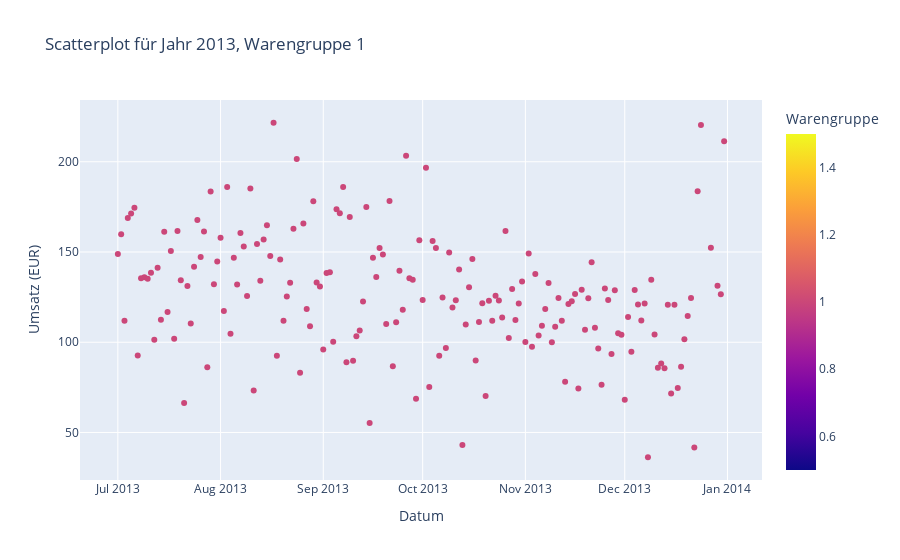
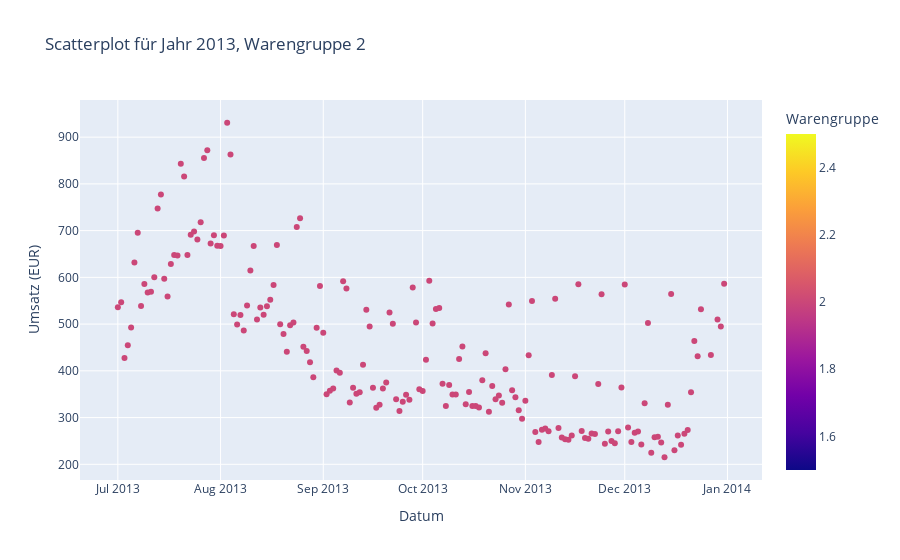
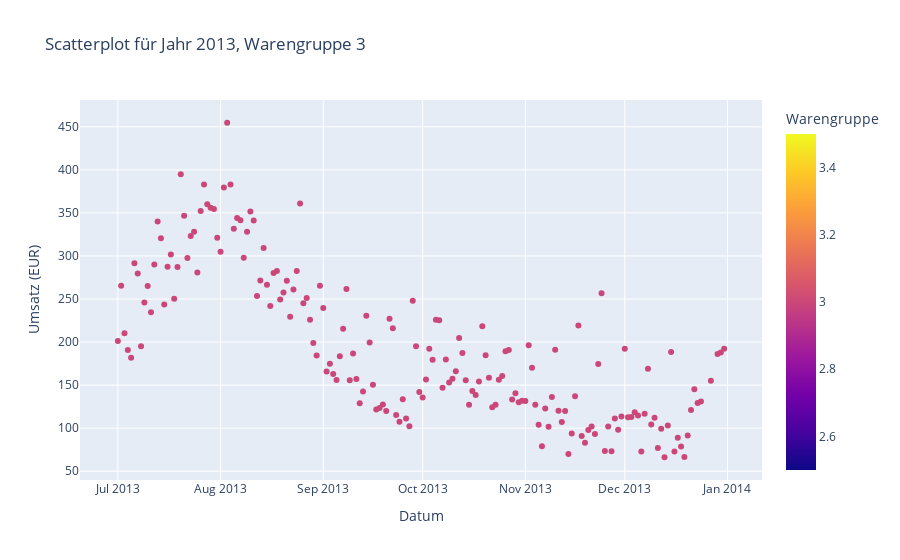
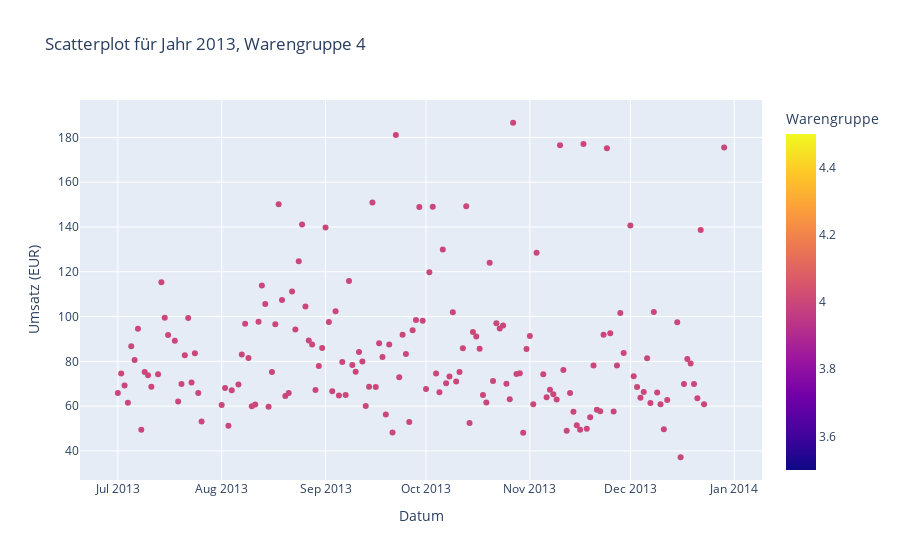

Notebook code cell kept with these figures, in order:
### Code cell
# Sicherstellen, dass die Datenspalte als datetime interpretiert wird
df["Datum"] = pd.to_datetime(df["Datum"])

# Jahr aus dem Datum extrahieren
df["Jahr"] = df["Datum"].dt.year

# Plots direkt im Jupyter Notebook anzeigen
for jahr in df["Jahr"].unique():
    for warengruppe in df["Warengruppe"].unique():
        subset = df[(df["Jahr"] == jahr) & (df["Warengruppe"] == warengruppe)]
        if not subset.empty:
            fig = px.scatter(
                subset,
                x="Datum",
                y="Umsatz",
                title=f"Scatterplot für Jahr {jahr}, Warengruppe {warengruppe}",
                labels={"Datum": "Datum", "Umsatz": "Umsatz (EUR)"},
                color="Warengruppe",
            )
            display(fig)  # Plot im Notebook anzeigen

### Figure 1 — Plotly figure (JSON) as saved in the notebook; plotly's stock layout.template omitted (floating-point values rounded to 4 significant figures; data arrays with more than 128 entries replaced by an {"elided": "..."} marker saying what was removed)
{"data": [{"hovertemplate": "Datum=%{x}<br>Umsatz (EUR)=%{y}<br>Warengruppe=%{marker.color}<extra></extra>", "legendgroup": "", "marker": {"color": {"elided": "181 int values"}, "coloraxis": "coloraxis", "symbol": "circle"}, "mode": "markers", "name": "", "orientation": "v", "showlegend": false, "type": "scatter", "x": {"elided": "181 str values"}, "xaxis": "x", "y": {"elided": "181 float values"}, "yaxis": "y"}], "layout": {"coloraxis": {"colorbar": {"title": {"text": "Warengruppe"}}, "colorscale": [[0, "#0d0887"], [0.1111, "#46039f"], [0.2222, "#7201a8"], [0.3333, "#9c179e"], [0.4444, "#bd3786"], [0.5556, "#d8576b"], [0.6667, "#ed7953"], [0.7778, "#fb9f3a"], [0.8889, "#fdca26"], [1, "#f0f921"]]}, "legend": {"tracegroupgap": 0}, "title": {"text": "Scatterplot für Jahr 2013, Warengruppe 1"}, "xaxis": {"anchor": "y", "domain": [0, 1], "title": {"text": "Datum"}}, "yaxis": {"anchor": "x", "domain": [0, 1], "title": {"text": "Umsatz (EUR)"}}}}

### Figure 2 — Plotly figure (JSON) as saved in the notebook; plotly's stock layout.template omitted (floating-point values rounded to 4 significant figures; data arrays with more than 128 entries replaced by an {"elided": "..."} marker saying what was removed)
{"data": [{"hovertemplate": "Datum=%{x}<br>Umsatz (EUR)=%{y}<br>Warengruppe=%{marker.color}<extra></extra>", "legendgroup": "", "marker": {"color": {"elided": "181 int values"}, "coloraxis": "coloraxis", "symbol": "circle"}, "mode": "markers", "name": "", "orientation": "v", "showlegend": false, "type": "scatter", "x": {"elided": "181 str values"}, "xaxis": "x", "y": {"elided": "181 float values"}, "yaxis": "y"}], "layout": {"coloraxis": {"colorbar": {"title": {"text": "Warengruppe"}}, "colorscale": [[0, "#0d0887"], [0.1111, "#46039f"], [0.2222, "#7201a8"], [0.3333, "#9c179e"], [0.4444, "#bd3786"], [0.5556, "#d8576b"], [0.6667, "#ed7953"], [0.7778, "#fb9f3a"], [0.8889, "#fdca26"], [1, "#f0f921"]]}, "legend": {"tracegroupgap": 0}, "title": {"text": "Scatterplot für Jahr 2013, Warengruppe 2"}, "xaxis": {"anchor": "y", "domain": [0, 1], "title": {"text": "Datum"}}, "yaxis": {"anchor": "x", "domain": [0, 1], "title": {"text": "Umsatz (EUR)"}}}}

### Figure 3 — Plotly figure (JSON) as saved in the notebook; plotly's stock layout.template omitted (floating-point values rounded to 4 significant figures; data arrays with more than 128 entries replaced by an {"elided": "..."} marker saying what was removed)
{"data": [{"hovertemplate": "Datum=%{x}<br>Umsatz (EUR)=%{y}<br>Warengruppe=%{marker.color}<extra></extra>", "legendgroup": "", "marker": {"color": {"elided": "181 int values"}, "coloraxis": "coloraxis", "symbol": "circle"}, "mode": "markers", "name": "", "orientation": "v", "showlegend": false, "type": "scatter", "x": {"elided": "181 str values"}, "xaxis": "x", "y": {"elided": "181 float values"}, "yaxis": "y"}], "layout": {"coloraxis": {"colorbar": {"title": {"text": "Warengruppe"}}, "colorscale": [[0, "#0d0887"], [0.1111, "#46039f"], [0.2222, "#7201a8"], [0.3333, "#9c179e"], [0.4444, "#bd3786"], [0.5556, "#d8576b"], [0.6667, "#ed7953"], [0.7778, "#fb9f3a"], [0.8889, "#fdca26"], [1, "#f0f921"]]}, "legend": {"tracegroupgap": 0}, "title": {"text": "Scatterplot für Jahr 2013, Warengruppe 3"}, "xaxis": {"anchor": "y", "domain": [0, 1], "title": {"text": "Datum"}}, "yaxis": {"anchor": "x", "domain": [0, 1], "title": {"text": "Umsatz (EUR)"}}}}

### Figure 4 — Plotly figure (JSON) as saved in the notebook; plotly's stock layout.template omitted (floating-point values rounded to 4 significant figures; data arrays with more than 128 entries replaced by an {"elided": "..."} marker saying what was removed)
{"data": [{"hovertemplate": "Datum=%{x}<br>Umsatz (EUR)=%{y}<br>Warengruppe=%{marker.color}<extra></extra>", "legendgroup": "", "marker": {"color": {"elided": "165 int values"}, "coloraxis": "coloraxis", "symbol": "circle"}, "mode": "markers", "name": "", "orientation": "v", "showlegend": false, "type": "scatter", "x": {"elided": "165 str values"}, "xaxis": "x", "y": {"elided": "165 float values"}, "yaxis": "y"}], "layout": {"coloraxis": {"colorbar": {"title": {"text": "Warengruppe"}}, "colorscale": [[0, "#0d0887"], [0.1111, "#46039f"], [0.2222, "#7201a8"], [0.3333, "#9c179e"], [0.4444, "#bd3786"], [0.5556, "#d8576b"], [0.6667, "#ed7953"], [0.7778, "#fb9f3a"], [0.8889, "#fdca26"], [1, "#f0f921"]]}, "legend": {"tracegroupgap": 0}, "title": {"text": "Scatterplot für Jahr 2013, Warengruppe 4"}, "xaxis": {"anchor": "y", "domain": [0, 1], "title": {"text": "Datum"}}, "yaxis": {"anchor": "x", "domain": [0, 1], "title": {"text": "Umsatz (EUR)"}}}}
